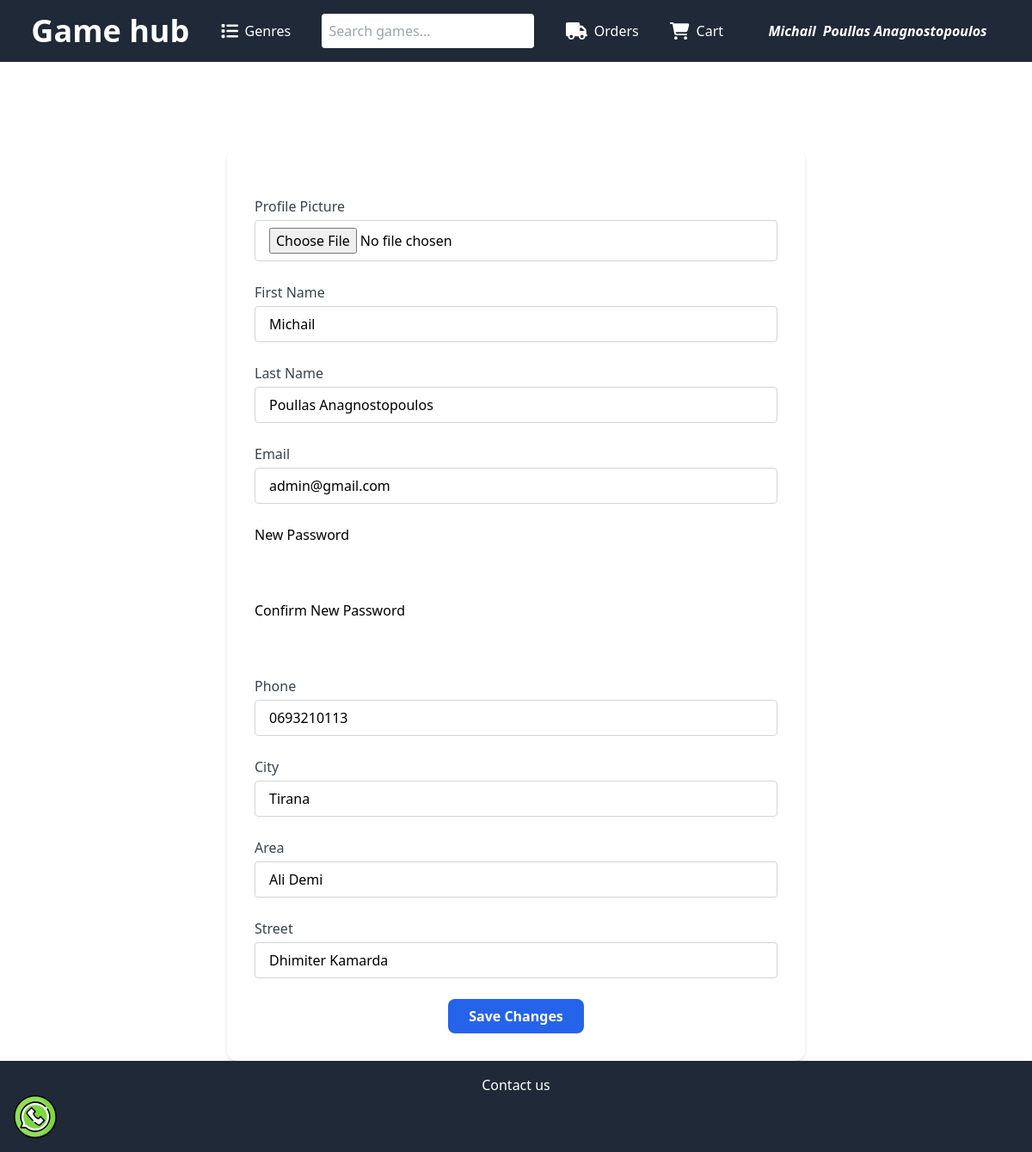
Before: /accaunt/ (signed in) with the older database file.
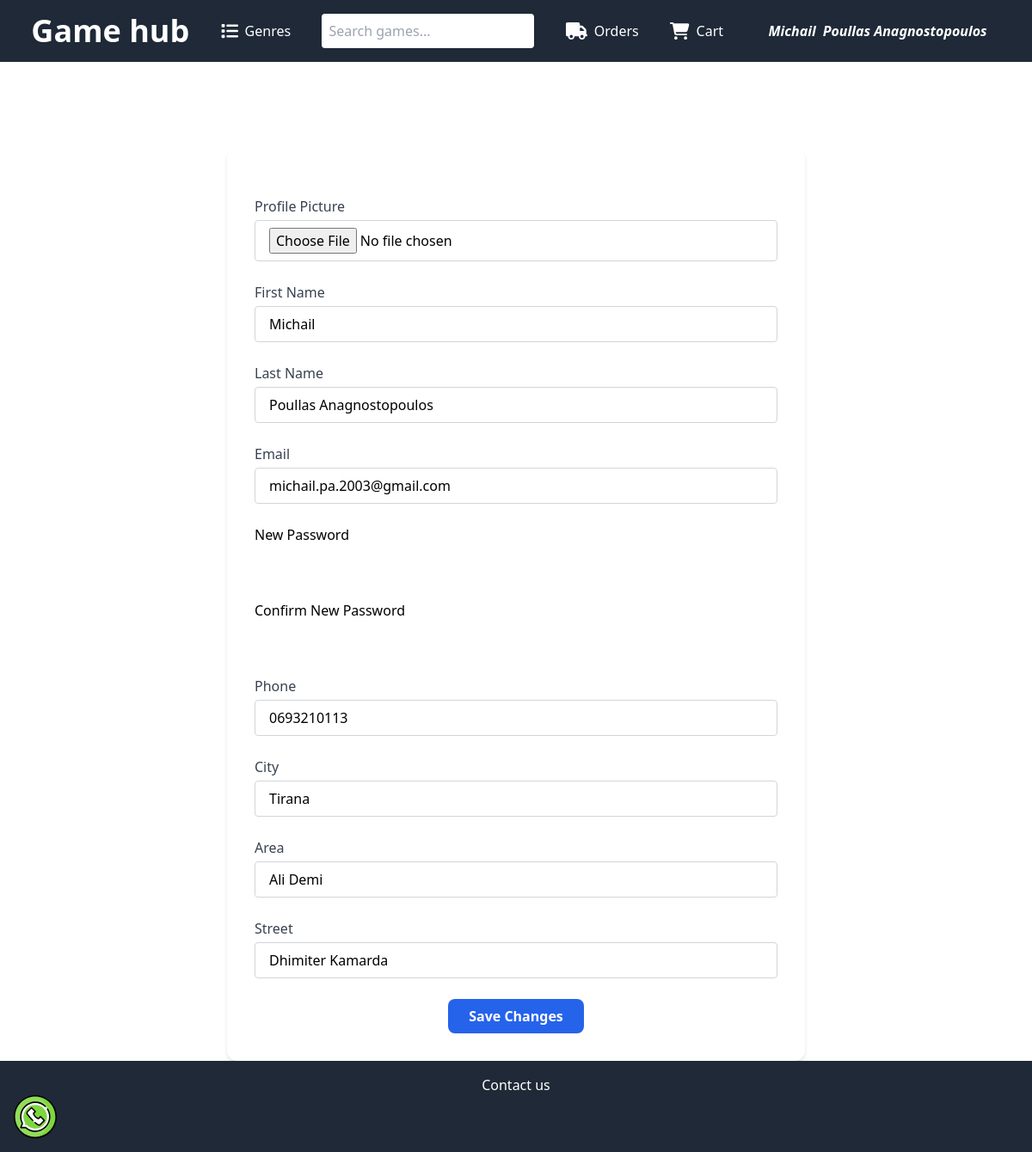
After: the same page with the newer database file.
### users_auth_app/models.py (models this page shows, shortened)
class CustomUser(AbstractUser):
    email = models.EmailField(max_length=255, unique=True)
    phone_number = models.CharField(max_length=15, blank=True)
    city = models.CharField(max_length=100, blank=True)
    area = models.CharField(max_length=100, blank=True)
    street = models.CharField(max_length=100, blank=True)
    profile_picture = models.ImageField(upload_to='profile_pics/', blank=True)
    user_saved_games = models.ManyToManyField('game.Game', blank=True)
    USERNAME_FIELD = 'email'
    REQUIRED_FIELDS = ['username']

### users_auth_app/views.py (the view, shortened to what this page needs)
# urls.py: path('accaunt/', auth_views.more_details, name='accaunt'),
def more_details(request):
    if request.method == 'GET':
        return render(request, 'accaunt.html', {'user': request.user})

### users_auth_app/templates/accaunt.html (shortened to what this page needs)
{% extends 'base.html' %}
{% block content %}
<div class="max-w-2xl mx-auto mt-10">
    <h2 class="text-3xl font-bold mb-6 text-white text-center">Account Settings</h2>
    <form method="post" enctype="multipart/form-data" action="{% url 'accaunt' %}" class="bg-white p-8 rounded-xl shadow-md space-y-6">
        <div>
            <label class="block text-gray-700 font-medium mb-1">Profile Picture</label>
            <input type="file" name="profile_picture" class="w-full rounded border border-gray-300 px-4 py-2 focus:outline-none focus:ring-2 focus:ring-blue-500">
        </div>
        <div>
            <label class="block text-gray-700 font-medium mb-1">First Name</label>
            <input type="text" name="name" value="{{ user.first_name }}" class="w-full rounded border border-gray-300 px-4 py-2 focus:outline-none focus:ring-2 focus:ring-blue-500">
        </div>
        <div>
            <label class="block text-gray-700 font-medium mb-1">Last Name</label>
            <input type="text" name="last_name" value="{{ user.last_name }}" class="w-full rounded border border-gray-300 px-4 py-2 focus:outline-none focus:ring-2 focus:ring-blue-500">
        </div>
        <div>
            <label class="block text-gray-700 font-medium mb-1">Email</label>
            <input type="email" name="email" value="{{ user.email }}" class="w-full rounded border border-gray-300 px-4 py-2 focus:outline-none focus:ring-2 focus:ring-blue-500">
        </div>
        <div class="mb-4">
            <label class="block text-black">New Password</label>
            <input type="password" name="new_password" class="w-full rounded px-4 py-2 text-black">
        </div>
        <div class="mb-4">
            <label class="block text-black">Confirm New Password</label>
            <input type="password" name="confirm_new_password" class="w-full rounded px-4 py-2 text-black">
        </div>
        <div>
            <label class="block text-gray-700 font-medium mb-1">Phone</label>
            <input type="tel" name="phone_number" value="{{ user.phone_number }}" class="w-full rounded border border-gray-300 px-4 py-2 focus:outline-none focus:ring-2 focus:ring-blue-500">
        </div>
        <div>
            <label class="block text-gray-700 font-medium mb-1">City</label>
            <input type="text" name="city" value="{{ user.city }}" class="w-full rounded border border-gray-300 px-4 py-2 focus:outline-none focus:ring-2 focus:ring-blue-500">
        </div>
        <div>
            <label class="block text-gray-700 font-medium mb-1">Area</label>
            <input type="text" name="area" value="{{ user.area }}" class="w-full rounded border border-gray-300 px-4 py-2 focus:outline-none focus:ring-2 focus:ring-blue-500">
        </div>
        <div>
            <label class="block text-gray-700 font-medium mb-1">Street</label>
            <input type="text" name="street" value="{{ user.street }}" class="w-full rounded border border-gray-300 px-4 py-2 focus:outline-none focus:ring-2 focus:ring-blue-500">
        </div>
        <div class="text-center">
            <button type="submit" class="bg-blue-600 hover:bg-blue-700 text-white font-semibold px-6 py-2 rounded-lg transition duration-300">
                Save Changes
            </button>
        </div>
    </form>
</div>
{% endblock content %}

### game/templates/base.html (shortened to what this page needs)
<!DOCTYPE html>
<html lang="en">
<head>
  <script src="https://cdn.tailwindcss.com"></script>
</head>
<body>
  <nav class="bg-gray-800 text-white">
    <ul class="flex p-4 justify-evenly gap-4 items-center">
      <li><a href="{% url 'home' %}">
          <h1 class="text-4xl font-bold">Game hub</h1>
        </a></li>
      <li class="relative group">
        <a href="#" class="flex items-center gap-2">
          Genres
        </a>
      </li>
      <li>
        <form action="{% url 'home' %}" method="get" class="flex items-center justify-center">
          <input type="text" name="search" placeholder="Search games..." class="p-2 rounded text-black">
        </form>
      </li>
      <li><a href="{% url 'view_orders' %}" class="flex items-center gap-2"> Orders</a>
      </li>
      <li><a href="{% url 'view_cart' %}" class="flex items-center gap-2"> Cart</a>
      </li>
          {% if user.is_authenticated %}
           <div class="relative group inline-block text-white">
  <div class="italic font-bold px-4 py-2 bg-gray-800 rounded-t cursor-pointer flex gap-2">
    <h4>{{ user.first_name }}</h4>
    <h4>{{ user.last_name }}</h4>
  </div>
</div>
        {% else %}
      <div class="flex gap-4">
          <li><a href="{%url 'register'%}" class="flex items-center gap-2">Register</a></li>
          /
          <li><a href="{%url 'login'%}" class="flex items-center gap-2">Login</a></li>
    </div>
      {% endif %}
    </ul>
  </nav>
  {% block content %}{% endblock content%}
  <footer class="bg-gray-800 text-white p-4 text-center">
    <div>
      <h2>Contact us</h2>
      <div><a href="https://wa.me/+355693210113?text=Hello%2C%20I%20visited%20your%20site%20and%20want%20more%20info" target="_blank">
      </a></div>
    </div>
</body>
</html>

Changed rows visible on the page:
changed CustomUser "Michail": email "admin@gmail.com" → "michail.pa.2003@gmail.com"
